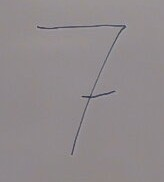
#> input picture src/tests/test.jpg, 164 x 182 px, found by its file name
$ jupyter execute --allow-errors classify_image.ipynb
#> lines starting #> are read from the running program, lines starting #| are printed output that depends on the picture; after the words box and inside, x2 and y2 are one past the last pixel; in counts of white or black regions, pixels touching at a corner belong together
[cell 1]
# this was all done in vscode connected to fe server
import os
import cv2
import pickle
import numpy as np
import polars as pl
import pandas as pd

from collections import Counter
from tqdm import tqdm

cwd = os.getcwd()
data_dir = "/home/steffenm/data/cv/dataset"

[cell 2]
from skimage.morphology import skeletonize, thin, medial_axis
from skimage import data
import skimage
import matplotlib.pyplot as plt
from skimage.util import invert

def classify_image(test_image_path, data_dir):
    #class_names_map = pickle.load(open(os.path.join(data_dir, "class_names_map.pkl"), "rb"))

    # Load the model
    #model = pickle.load(open(os.path.join(data_dir, "tm_trained.pkl"), "rb"))

    # Load the test image
#> called with test_image_path = 'tests/test.jpg', data_dir = ''
    test_image = cv2.imread(test_image_path, cv2.IMREAD_GRAYSCALE)
#> test_image: shape (182, 164); min 43, max 169, mean 140.2
    #plt.imshow(test_image, cmap='gray')
    #plt.show()

    h, w = test_image.shape[:2]
#> h = 182; w = 164
    aspect = w / h
#> aspect = 0.901
    desired_size = 45

    test_image = cv2.threshold(test_image, 0, 255, cv2.THRESH_BINARY_INV + cv2.THRESH_OTSU)[1]
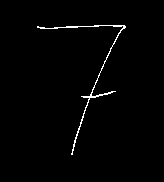
#> test_image: shape (182, 164); 1.3% white in thin lines or dots, all inside (x1, y1, x2, y2) = (37, 25, 126, 155)

    # PADDING
    if aspect != 1:
        if aspect > 1:
            pad_vert = (w - h) // 2
            pad_horiz = 0
        else:
            pad_vert = 0
            pad_horiz = (h - w) // 2
#> pad_horiz = 9

        # Pad the image to make it square
        test_image = cv2.copyMakeBorder(test_image, pad_vert, pad_vert, pad_horiz, pad_horiz, cv2.BORDER_CONSTANT, value=[0, 0, 0])
#> test_image: shape (182, 182); 1.1% white in thin lines or dots, all inside (x1, y1, x2, y2) = (46, 25, 135, 155)

    #test_image = cv2.threshold(test_image, 0, 255, cv2.THRESH_BINARY_INV + cv2.THRESH_OTSU)[1]
    test_image = cv2.resize(test_image, (45, 45), interpolation=cv2.INTER_AREA)
#> test_image: shape (45, 45)
    skeleton = skeletonize(test_image)
#> skeleton: shape (45, 45) bool; 2.8% white in thin lines or dots, all inside (x1, y1, x2, y2) = (11, 6, 32, 38)
    thinned_partial = thin(test_image)
#> thinned_partial: shape (45, 45) bool; 2.9% white in thin lines or dots, all inside (x1, y1, x2, y2) = (11, 6, 33, 39)

    fig, axes = plt.subplots(nrows=1, ncols=3, figsize=(12, 4), sharex=True, sharey=True)
    ax = axes.ravel()

    ax[0].imshow(test_image, cmap=plt.cm.gray)
    ax[0].axis('off')
    ax[0].set_title('original', fontsize=20)

    ax[1].imshow(skeleton, cmap=plt.cm.gray)
    ax[1].axis('off')
    ax[1].set_title('skeleton', fontsize=20)

    ax[2].imshow(thinned_partial, cmap=plt.cm.gray)
    ax[2].axis('off')
    ax[2].set_title('thinned', fontsize=20)

    fig.tight_layout()
    plt.show()

    # Predict the class of the test
    predicted_class = None
    return predicted_class

data_dir = ""
classify_image("tests/test.jpg", data_dir)
classify_image("tests/test2.jpg", data_dir)
#> call 2 of classify_image, with test_image_path = 'tests/test2.jpg', data_dir = ''
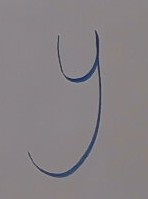
#> input picture src/tests/test2.jpg, 148 x 199 px, found by its file name
#> in classify_image (call 2), `test_image = cv2.threshold(test_image, 0, 255, cv2.THRESH_BINARY_INV +..`: test_image: shape (199, 148); 2.6% white; 1 white region, box (x1, y1, x2, y2) and area: (28, 30, 101, 178) 767
#> in classify_image (call 2), `test_image = cv2.copyMakeBorder(test_image, pad_vert, pad_vert, pad_ho..`: test_image: shape (199, 198); 1.9% white; 1 white region, box (x1, y1, x2, y2) and area: (53, 30, 126, 178) 767
#> in classify_image (call 2), `skeleton = skeletonize(test_image)`: skeleton: shape (45, 45) bool; 2.9% white in thin lines or dots, all inside (x1, y1, x2, y2) = (12, 6, 29, 40)
#> in classify_image (call 2), `thinned_partial = thin(test_image)`: thinned_partial: shape (45, 45) bool; 3% white in thin lines or dots, all inside (x1, y1, x2, y2) = (12, 6, 29, 41)
classify_image("tests/test4.jpeg", data_dir)
#> call 3 of classify_image, with test_image_path = 'tests/test4.jpeg', data_dir = ''
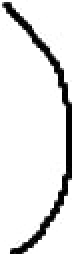
#> input picture src/tests/test4.jpeg, 36 x 127 px, found by its file name (shown 2 times larger)
#> in classify_image, test_image is the input picture: shape (127, 36); min 0, max 255, mean 226.8
#> in classify_image (call 3), `test_image = cv2.threshold(test_image, 0, 255, cv2.THRESH_BINARY_INV +..`: test_image: shape (127, 36); 11.4% white; 1 white region, box (x1, y1, x2, y2) and area: (1, 1, 36, 127) 523
#> in classify_image (call 3), `test_image = cv2.copyMakeBorder(test_image, pad_vert, pad_vert, pad_ho..`: test_image: shape (127, 126); 3.3% white; 1 white region, box (x1, y1, x2, y2) and area: (46, 1, 81, 127) 523
#> in classify_image (call 3), `skeleton = skeletonize(test_image)`: skeleton: shape (45, 45) bool; 2.3% white in thin lines or dots, all inside (x1, y1, x2, y2) = (17, 0, 28, 45)
#> in classify_image (call 3), `thinned_partial = thin(test_image)`: thinned_partial: shape (45, 45) bool; 2.3% white in thin lines or dots, all inside (x1, y1, x2, y2) = (16, 1, 28, 45)
classify_image("tests/test5.jpeg", data_dir)
#> call 4 of classify_image, with test_image_path = 'tests/test5.jpeg', data_dir = ''
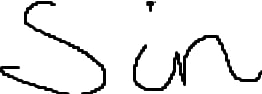
#> input picture src/tests/test5.jpeg, 262 x 94 px, found by its file name
#> in classify_image, test_image is the input picture: shape (94, 262); min 0, max 255, mean 235.6
#> in classify_image (call 4), `test_image = cv2.threshold(test_image, 0, 255, cv2.THRESH_BINARY_INV +..`:
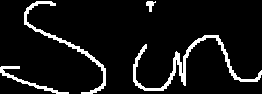
#> test_image: shape (94, 262); 8% white; 4 white regions, box (x1, y1, x2, y2) and area: (133, 35, 262, 91) 979, (24, 1, 106, 94) 624, (0, 66, 69, 94) 296, (146, 1, 156, 12) 59
#> in classify_image (call 4), `test_image = cv2.copyMakeBorder(test_image, pad_vert, pad_vert, pad_ho..`: test_image: shape (262, 262); 2.9% white; 4 white regions, box (x1, y1, x2, y2) and area: (133, 119, 262, 175) 979, (24, 85, 106, 178) 624, (0, 150, 69, 178) 296, (146, 85, 156, 96) 59
#> in classify_image (call 4), `skeleton = skeletonize(test_image)`: skeleton: shape (45, 45) bool; 3.8% white in thin lines or dots, all inside (x1, y1, x2, y2) = (0, 14, 44, 31)
#> in classify_image (call 4), `thinned_partial = thin(test_image)`: thinned_partial: shape (45, 45) bool; 3.9% white in thin lines or dots, all inside (x1, y1, x2, y2) = (1, 15, 45, 31)
classify_image("tests/test6.jpeg", data_dir)
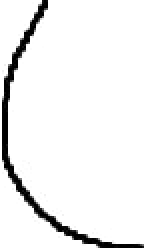
#> input picture src/tests/test6.jpeg, 72 x 124 px, found by its file name (shown 2 times larger)
#> in classify_image, test_image is the input picture: shape (124, 72); min 0, max 255, mean 239
#> in classify_image (call 5), `test_image = cv2.threshold(test_image, 0, 255, cv2.THRESH_BINARY_INV +..`:
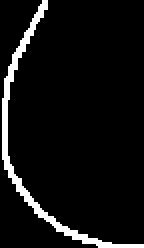
#> test_image: shape (124, 72) (shown 2 times larger); 6.5% white; 1 white region, box (x1, y1, x2, y2) and area: (1, 0, 72, 124) 581
#> in classify_image (call 5), `test_image = cv2.copyMakeBorder(test_image, pad_vert, pad_vert, pad_ho..`: test_image: shape (124, 124); 3.8% white; 1 white region, box (x1, y1, x2, y2) and area: (27, 0, 98, 124) 581
#> in classify_image (call 5), `skeleton = skeletonize(test_image)`: skeleton: shape (45, 45) bool; 2.8% white in thin lines or dots, all inside (x1, y1, x2, y2) = (9, 0, 36, 45)
#> in classify_image (call 5), `thinned_partial = thin(test_image)`: thinned_partial: shape (45, 45) bool; 2.8% white in thin lines or dots, all inside (x1, y1, x2, y2) = (9, 1, 36, 45)
classify_image("tests/test7.jpeg", data_dir)
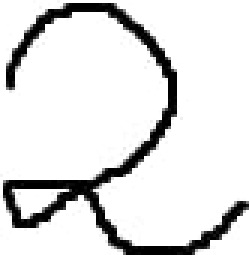
#> input picture src/tests/test7.jpeg, 83 x 85 px, found by its file name (shown 3 times larger)
#> in classify_image, test_image is the input picture: shape (85, 83); min 0, max 255, mean 222.4
#> in classify_image (call 6), `test_image = cv2.threshold(test_image, 0, 255, cv2.THRESH_BINARY_INV +..`: test_image: shape (85, 83); 13.2% white; 1 white region, box (x1, y1, x2, y2) and area: (1, 1, 83, 85) 930
#> in classify_image (call 6), `test_image = cv2.copyMakeBorder(test_image, pad_vert, pad_vert, pad_ho..`:
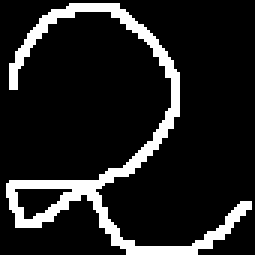
#> test_image: shape (85, 85) (shown 3 times larger); 12.9% white; 1 white region, box (x1, y1, x2, y2) and area: (2, 1, 84, 85) 930
#> in classify_image (call 6), `skeleton = skeletonize(test_image)`: skeleton: shape (45, 45) bool; 5.8% white in thin lines or dots, all inside (x1, y1, x2, y2) = (2, 1, 44, 44)
#> in classify_image (call 6), `thinned_partial = thin(test_image)`:
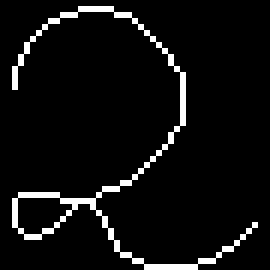
#> thinned_partial: shape (45, 45) bool (shown 6 times larger); 5.8% white in thin lines or dots, all inside (x1, y1, x2, y2) = (2, 1, 43, 45)
#> (the rest of this cell did not finish here and is left out)
